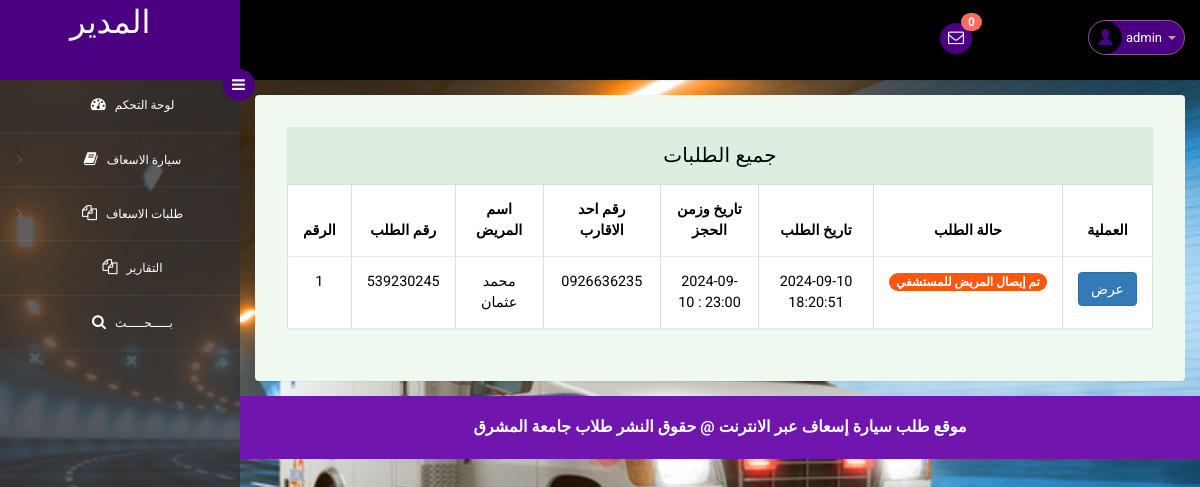
The app's page /admin/all-amublance-request.php (signed in) with its own data.
### tables this page shows
CREATE TABLE `tblambulancehiring` (
  `ID` int(11) NOT NULL,
  `BookingNumber` int(10) DEFAULT NULL,
  `PatientName` varchar(250) DEFAULT NULL,
  `RelativeName` varchar(250) DEFAULT NULL,
  `RelativeConNum` text DEFAULT NULL,
  `HiringDate` varchar(250) DEFAULT NULL,
  `HiringTime` varchar(250) DEFAULT NULL,
  `AmbulanceType` int(5) DEFAULT NULL,
  `Address` mediumtext DEFAULT NULL,
  `City` mediumtext DEFAULT NULL,
  `State` mediumtext DEFAULT NULL,
  `Message` longtext DEFAULT NULL,
  `BookingDate` timestamp NULL DEFAULT current_timestamp(),
  `Remark` varchar(250) DEFAULT NULL,
  `Status` varchar(250) DEFAULT NULL,
  `AmbulanceRegNo` varchar(250) DEFAULT NULL,
  `UpdationDate` timestamp NULL DEFAULT NULL ON UPDATE current_timestamp()
);

### admin/all-amublance-request.php (the view, shortened to what this page needs)
<?php
include('includes/dbconnection.php');
if (strlen($_SESSION['eahpaid']==0)) {
  header('location:logout.php');
  } else{
?>
<!DOCTYPE html>
<head>
<link rel="stylesheet" href="css/bootstrap.min.css" >
<link href="css/style.css" rel='stylesheet' type='text/css' />
<link href="css/style-responsive.css" rel="stylesheet"/>
<link rel="stylesheet" href="css/font.css" type="text/css"/>
<link href="css/font-awesome.css" rel="stylesheet">
</head>
<body>
<section id="container">
<?php include_once('includes/header.php');?>
<?php include_once('includes/sidebar.php');?>
<section id="main-content">
	<section class="wrapper">
		<div class="table-agile-info">
 <div class="panel panel-default">
    <div class="panel-heading">
     جميع الطلبات
    </div>
    <div>
      <table class="table table-bordered">
        <thead>
          <tr>
            <th data-breakpoints="xs">الرقم</th>
            <th>رقم الطلب</th>
            <th>اسم المريض</th>
            <th>رقم احد الاقارب</th>
            <th>تاريخ وزمن الحجز</th>
            <th>تاريخ الطلب</th>
            <th>حالة الطلب</th>
            <th data-breakpoints="xs">العملية</th>
          </tr>
        </thead>
        <?php
$ret=mysqli_query($con,"select * from  tblambulancehiring");
$cnt=1;
$count=mysqli_num_rows($ret);
if($count>0){
while ($row=mysqli_fetch_array($ret)) {
?>
        <tbody>
          <tr data-expanded="true">
            <td><?php echo $cnt;?></td>
              <td><?php  echo $row['BookingNumber'];?></td>
              <td><?php  echo $row['PatientName'];?></td>
                  <td><?php  echo $row['RelativeConNum'];?></td>
                  <td><?php  echo $row['HiringDate'];?> : <?php  echo $row['HiringTime'];?></td>
                  <td><?php  echo $row['BookingDate'];?></td>
                                   <td> <?php   $pstatus=$row['Status'];
                 if($pstatus==""){ ?>
<span class="badge badge-info">جديد</span>
 <?php } elseif($pstatus=="Assigned"){ ?>
<span } class="badge badge-primary">تم تخصيص سيارة</span>
 <?php } elseif($pstatus=="On the way"){ ?>
<span class="badge badge-primary">السيارة في طريقها اليك</span>
 <?php } elseif($pstatus=="Pickup"){ ?>
<span class="badge badge-success">تم أخذ المريض</span>
 <?php } elseif($pstatus=="Reached"){ ?>
<span class="badge badge-success">تم إيصال المريض للمستشفي</span>
 <?php } elseif($pstatus=="Rejected"){ ?>
<span class="badge badge-success">تم رفض الطلب</span>
<?php } ?>
</td>
                  <td><a href="booking-details.php?id=<?php echo $row['ID'];?>&&bookingnum=<?php echo $row['BookingNumber'];?>" class="btn btn-primary">عرض</a></td>
                </tr>
                <?php
$cnt=$cnt+1;
} } else {?>
<tr>
  <th colspan="8" style="color:red">لا توجد سجلات</th>
</tr>
<?php } ?>
 </tbody>
            </table>
    </div>
  </div>
</div>
</section>
		 <?php include_once('includes/footer.php');?>
</section>
</section>
</body>
</html>
<?php }  ?>

### admin/includes/header.php (shortened to what this page needs)
<?php
include('includes/dbconnection.php');
?>
<header class="header fixed-top clearfix">
<div class="brand">
    <a href="dashboard.php" class="logo">
                           المدير
    </a>
    <div class="sidebar-toggle-box">
        <div class="fa fa-bars"></div>
    </div>
</div>
<div class="nav notify-row" id="top_menu">
    <ul class="nav top-menu">
<?php
$ret1=mysqli_query($con,"select * from tblambulancehiring
 where   (tblambulancehiring.Status is null || tblambulancehiring.Status='')");
$num=mysqli_num_rows($ret1);
?>
        <li id="header_inbox_bar" class="dropdown">
            <a data-toggle="dropdown" class="dropdown-toggle" href="#">
                <i class="fa fa-envelope-o"></i>
                <span class="badge bg-important"><?php echo $num;?></span>
            </a>
        </li>
    </ul>
</div>
<div class="top-nav clearfix">
    <ul class="nav pull-right top-menu">
        <li class="dropdown">
            <a data-toggle="dropdown" class="dropdown-toggle" href="#">
                <?php
$adid=$_SESSION['eahpaid'];
$ret=mysqli_query($con,"select AdminName from tbladmin where ID='$adid'");
$row=mysqli_fetch_array($ret);
$name=$row['AdminName'];
?>
                <img alt="" src="images/2.png">
                <span class="username"><?php echo $name; ?></span>
                <b class="caret"></b>
            </a>
        </li>
    </ul>
</div>
</header>

### admin/css/style.css (style rules this page uses)
ul, ol { margin: 0; }
html, body { font-family: 'Roboto', sans-serif; font-size: 100%; overflow-x: hidden; background: url(../images/bg.jpeg) no-repeat 0px 0px; background-size:cover; }
body a { transition: 0.5s all ease; -webkit-transition: 0.5s all ease; -moz-transition: 0.5s all ease; -o-transition: 0.5s all ease; -ms-transition: 0.5s all ease; text-decoration:none; text-align:center; }
ul,label { margin:0; padding:0; }
#main-content { margin-left:240px; -webkit-transition:all .3s ease-in-out; -moz-transition:all .3s ease-in-out; -o-transition:all .3s ease-in-out; transition:all .3s ease-in-out; }
.header { left:0; right:0; z-index:1002; background:#000; -webkit-transition:all .3s ease-in-out; -moz-transition:all .3s ease-in-out; -o-transition:all .3s ease-in-out; transition:all .3s ease-in-out; }
.fixed-top { position:fixed; box-shadow:1px 0 3px rgba(0,0,0,.15); }
.wrapper { display:inline-block; margin-top:80px; padding:15px; width:100%; }
.brand { background:indigo; float:left; width:240px; height:80px; position:relative; }
a.logo { font-size:32px; color:#fff; float:center; margin:50px 0 0 70px; text-transform:uppercase; }
#top_menu .nav>li,ul.top-menu>li { float:left; }
.notify-row { float:left; margin-top:23px; margin-left:700px; }
ul.top-menu { margin-right:15px; margin-top: 0; }
ul.top-menu > li > a { color: #fff; font-size: 16px; background: indigo; padding: 4px 8px; margin-right: 15px; border-radius: 50%; -webkit-border-radius: 50%; padding-right: 8px !important; }
.notify-row .badge { position:absolute; right:-10px; top:-10px; z-index:100; }
.top-nav { margin-top:20px; }
.top-nav img { border-radius:50%; -webkit-border-radius:50%; width:33px; }
.top-nav .username { font-size:13px; color:#fff; }
.top-nav ul.top-menu>li>a { border-radius: 100px; -webkit-border-radius: 100px; padding: 0px; background: none; margin-right: 0; border: 1px solid #8b5c7e; background: indigo; }
.top-nav ul.top-menu>li { margin-left:10px; }
.top-nav .nav .caret { border-bottom-color:#A4AABA; border-top-color:#A4AABA; }
.sidebar-toggle-box { float:left; margin-top:23px; margin-left:-15px; background:indigo; border-radius:50%; -webkit-border-radius:50%; width:32px; height:32px; position:absolute; right:-15px; }
.sidebar-toggle-box .fa-bars { cursor:pointer; display:inline-block; font-size:15px; padding:8px 8px 8px 9px; color:#fff; }
.panel-heading { position: relative; height: 57px; line-height: 57px; letter-spacing: 0.2px; color: #000; font-size: 18px; font-weight: 400; padding: 0 16px; background:#ddede0; border-top-right-radius: 2px; border-top-left-radius: 2px; text-transform: uppercase; text-align: center; }
.panel { border: none ! important; }
.table>thead>tr>th { border-bottom: 1px solid #e1ab91 ! important; }
.table>tbody>tr>td, .table>tbody>tr>th, .table>tfoot>tr>td, .table>tfoot>tr>th, .table>thead>tr>td, .table>thead>tr>th { border-bottom: 1px solid #e9e9e9 ! important; }
.table > thead > tr > th, .table > tbody > tr > th, .table > tfoot > tr > th, .table > thead > tr > td, .table > tbody > tr > td, .table > tfoot > tr > td { border-top: none !important; text-align:center; }
.badge-success { background-color: #fb5710; }
.table td, .table>tbody>tr>td, .table>tbody>tr>th, .table>tfoot>tr>td, .table>tfoot>tr>th, .table>thead>tr>td, .table>thead>tr>th { padding: 15px!important; }
.table > thead > tr > th, .table > tbody > tr > th, .table > tfoot > tr > th, .table > thead > tr > td, .table > tbody > tr > td, .table > tfoot > tr > td { font-size: 0.9em; color: #000; border-top: none !important; }
.table-agile-info { background: #eef9f0; padding: 2em; border-radius: 4px; -webkit-box-shadow: 0 1px 1px rgba(0,0,0,.05); box-shadow: 0 1px 1px rgba(0,0,0,.05); }
.panel-default>.panel-heading { color: #000000 ! important; background-color: #ddede0 ! important; border-color: #ddede0 ! important; font-size: 20px; }
.badge.bg-important { background: #ff6c60; }

### records on screen
tblambulancehiring: BookingNumber "539230245", PatientName "محمد عثمان", RelativeConNum "0926636235", HiringDate "2024-09-10", HiringTime "23:00", BookingDate "2024-09-10 18:20:51", Status "تم إيصال المريض للمستشفي"

### other values on screen
$num "0"
$name "admin"
